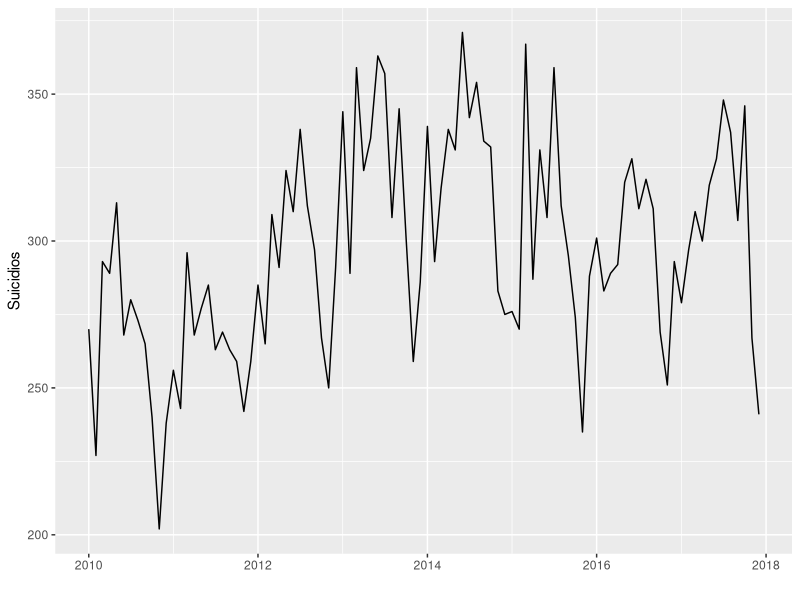
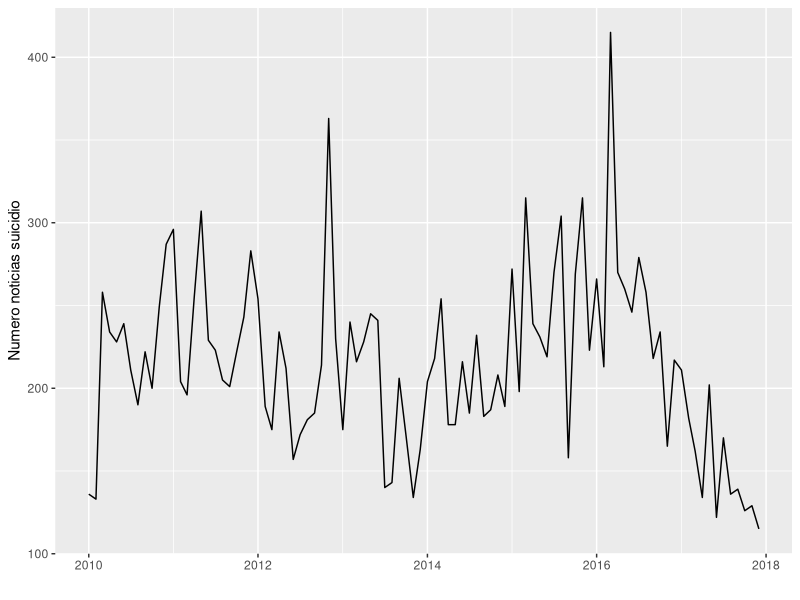

Write R code to recreate these figures, in order.
setwd("/home/hugojose.bello/Documentos/git_repos/news-scrapers/data-tunning-scripts/plot-time-series-data")
ine_data <- read.csv("procesado_suicidio_edad_ambos_hasta_2010.csv",  header=TRUE, sep=";")
scraping_data <- read.csv("scraped_news_suicide_data_sorted_2017_2010.csv",  header=TRUE, sep=";")
# Installation
# install.packages('ggplot2')
# Loading
library(ggplot2)
#ine_data$month_code<- as.Date(ine_data$month_code , "%Y/%m/%d")
#install.packages('lubridate')
library(lubridate)
ine_data$month_code <- ymd(ine_data$month_code)
scraping_data$month_code <- ymd(scraping_data$month_code)

ggplot(ine_data, aes(month_code, todas_edades)) + geom_line() + xlab("") + ylab("Suicidios")
ggplot(scraping_data, aes(month_code, number_of_suicide_news)) + geom_line() + xlab("") + ylab("Numero noticias suicidio")
